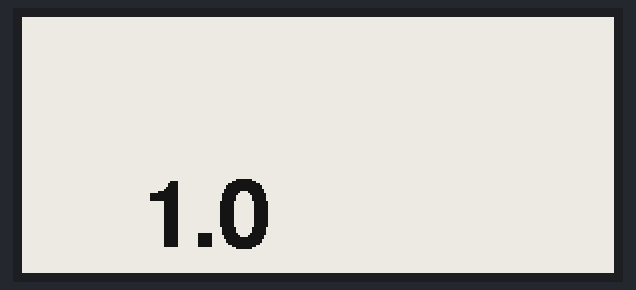
A sketch run on a simulated ESP32. On the bench: 296×128 one-colour display. What the sketch prints to the serial monitor is not drawn.

Above: at 0.6 s.
At 11.6 s:
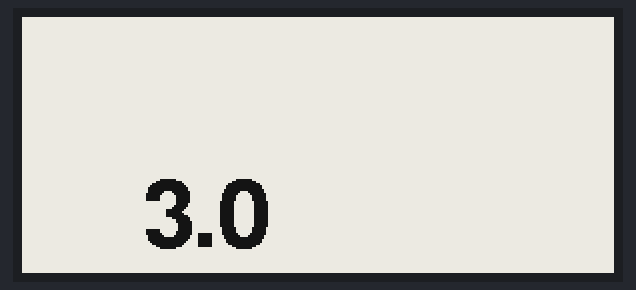
At 28.1 s:
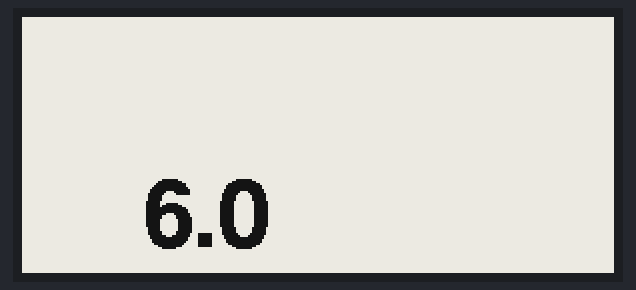
At 61.1 s:
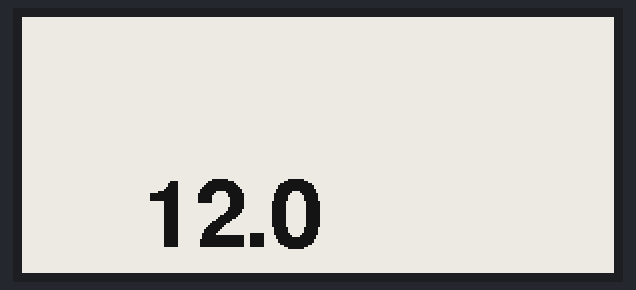
At 94.1 s:
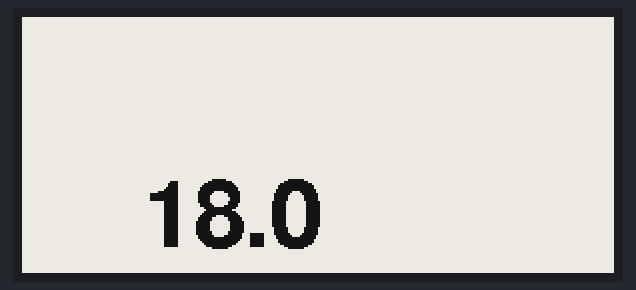
At 127.1 s:
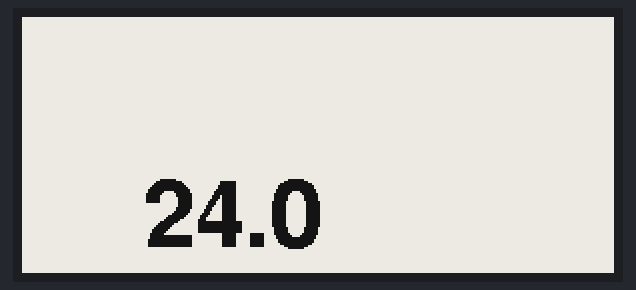

The sketch:

e_ink_test.ino
```cpp
    /////////////////////////////////////////////////////////////////
   //             ESP32 E-PAPER THERMOMETER             v1.00     //
  //       Get the latest version of the code here:              //
 //        http://educ8s.tv/esp32-e-paper-thermometer           //
/////////////////////////////////////////////////////////////////

#include <GxEPD.h>
#include <GxGDEH029A1/GxGDEH029A1.h>
#include <GxIO/GxIO_SPI/GxIO_SPI.h>
#include <GxIO/GxIO.h>


#include <Fonts/FreeSansBold24pt7b.h>


int tempC = 0;

GxIO_Class io(SPI, /*CS=D8*/ SS, /*DC=D3*/ 0, /*RST=D4*/ 2); // arbitrary selection of D3(=0), D4(=2), selected for default of GxEPD_Class
GxEPD_Class display(io, /*RST=D4*/ 2, /*BUSY=D2*/ 4); // default selection of D4(=2), D2(=4)

void setup() {

  Serial.begin(9600);
  display.init();

}

void loop() {


  tempC++;

  showPartialUpdate(tempC);
  printTemperatureToSerial();

  delay(5000);
}

void showPartialUpdate(float temperature)
{
  String temperatureString = String(temperature,1);
  const char* name = "FreeSansBold24pt7b";
  const GFXfont* f = &FreeSansBold24pt7b;

  uint16_t box_x = 60;
  uint16_t box_y = 60;
  uint16_t box_w = 90;
  uint16_t box_h = 100;
  uint16_t cursor_y = box_y + 16;

  display.setRotation(45);
  display.setFont(f);
  display.setTextColor(GxEPD_BLACK);

  display.fillRect(box_x, box_y, box_w, box_h, GxEPD_WHITE);
  display.setCursor(box_x, cursor_y+38);
  display.print(temperatureString);
  display.updateWindow(box_x, box_y, box_w, box_h, true);
}

void printTemperatureToSerial()
{
  Serial.print(tempC);
  Serial.print(" C");
  Serial.print("\t");
}
```

Measured:
- what the display in image 1 shows lasts 5.5 s, from 11.6 s to 17.1 s
